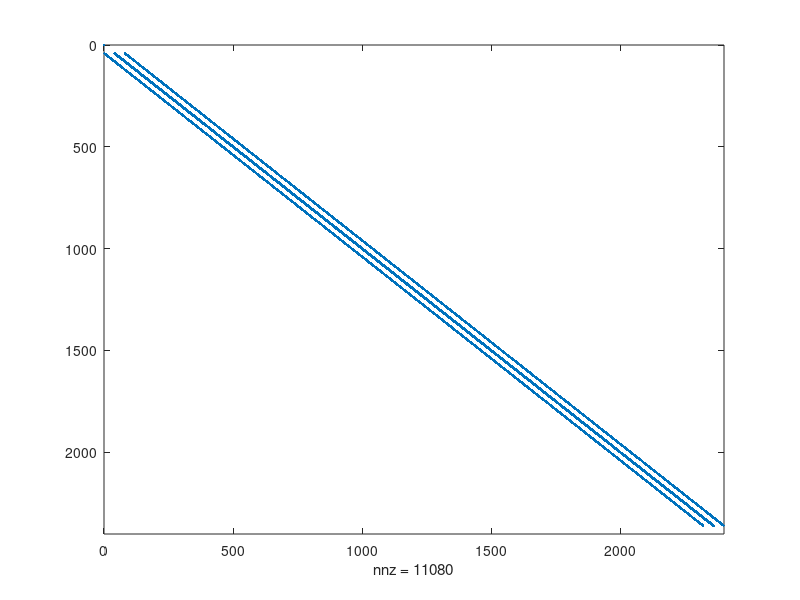

This chart was generated by the following MATLAB code:
clearvars

L = 60;
W = (2*L/3);

G = sparse(L*W,L*W);

V0 = 1;                     % 1V
diff = 1;

R = ones(W,L);
B = zeros(1,W*L);

%G matrix
for j = 1:L     
    for i = 1:W
        n = i + (j-1)*W;    % I want this to march top left to right, top to bottom
        
        if i == 1           % left side
            G(n,:) = 0;
            G(n,n) = V0;
            B(n) = V0;
            
        elseif i == W       % right side
            G(n,:) = 0;
            %G(n,n) = V0;
            
        elseif j == 1       % top
            nxp = i + (j-2)*W;
            nxn = i + j*W;
            nyn = i + 1 + (j-1)*W;
            
            G(n,:) = 0;
            %G(n,n) = V0;
        elseif j == L       % bottom
            nxp = i + (j-2)*W;
            nxn = i + j*W;
            nyp = i - 1 + (j-1)*W;
            
            G(n,:) = 0;
            %G(n,n) = V0;
        else                % interrior
            nxp = i + (j-2)*W;
            nxn = i + j*W;
            nyp = i - 1 + (j-1)*W;
            nyn = i + 1 + (j-1)*W;
            
            rxn = (R(i,j) + R(i+1))/2.0;
            rxp = (R(i,j) + R(i-1,j))/2.0;
            ryn = (R(i,j) + R(i,j+1))/2.0;
            ryp = (R(i,j) + R(i,j-1))/2.0;
            
            G(n,n) = -(rxn+rxp+ryn+ryp);
            G(n,nxp) = rxp;
            G(n,nxn) = rxn;
            G(n,nyn) = ryn;
            G(n,nyp) = ryp;
        end
    end
end
figure(1);
spy(G);

V = G\B';

